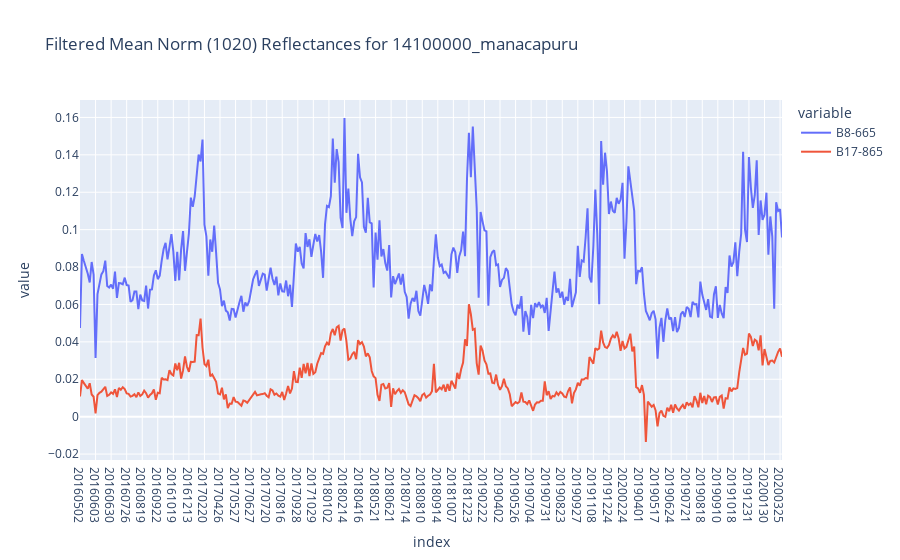

The notebook cell saved with this chart:
### Code cell
px.line(df_v15_norm_mean, y=['B8-665','B17-865'], height=600, title="Filtered Mean Norm (1020) Reflectances for 14100000_manacapuru")

### Figure 1 — Plotly figure (JSON) as saved in the notebook; plotly's stock layout.template omitted (floating-point values rounded to 4 significant figures; data arrays with more than 128 entries replaced by an {"elided": "..."} marker saying what was removed)
{"data": [{"hovertemplate": "variable=B8-665<br>index=%{x}<br>value=%{y}<extra></extra>", "legendgroup": "B8-665", "line": {"color": "#636efa", "dash": "solid"}, "mode": "lines", "name": "B8-665", "orientation": "v", "showlegend": true, "type": "scatter", "x": {"elided": "362 str values"}, "xaxis": "x", "y": {"elided": "362 float values"}, "yaxis": "y"}, {"hovertemplate": "variable=B17-865<br>index=%{x}<br>value=%{y}<extra></extra>", "legendgroup": "B17-865", "line": {"color": "#EF553B", "dash": "solid"}, "mode": "lines", "name": "B17-865", "orientation": "v", "showlegend": true, "type": "scatter", "x": {"elided": "362 str values"}, "xaxis": "x", "y": {"elided": "362 float values"}, "yaxis": "y"}], "layout": {"autosize": true, "legend": {"title": {"text": "variable"}, "tracegroupgap": 0}, "title": {"text": "Filtered Mean Norm (1020) Reflectances for 14100000_manacapuru"}, "xaxis": {"anchor": "y", "autorange": true, "domain": [0, 1], "range": [0, 361], "title": {"text": "index"}, "type": "category"}, "yaxis": {"anchor": "x", "autorange": true, "domain": [0, 1], "range": [-0.02318, 0.1693], "title": {"text": "value"}, "type": "linear"}}}
